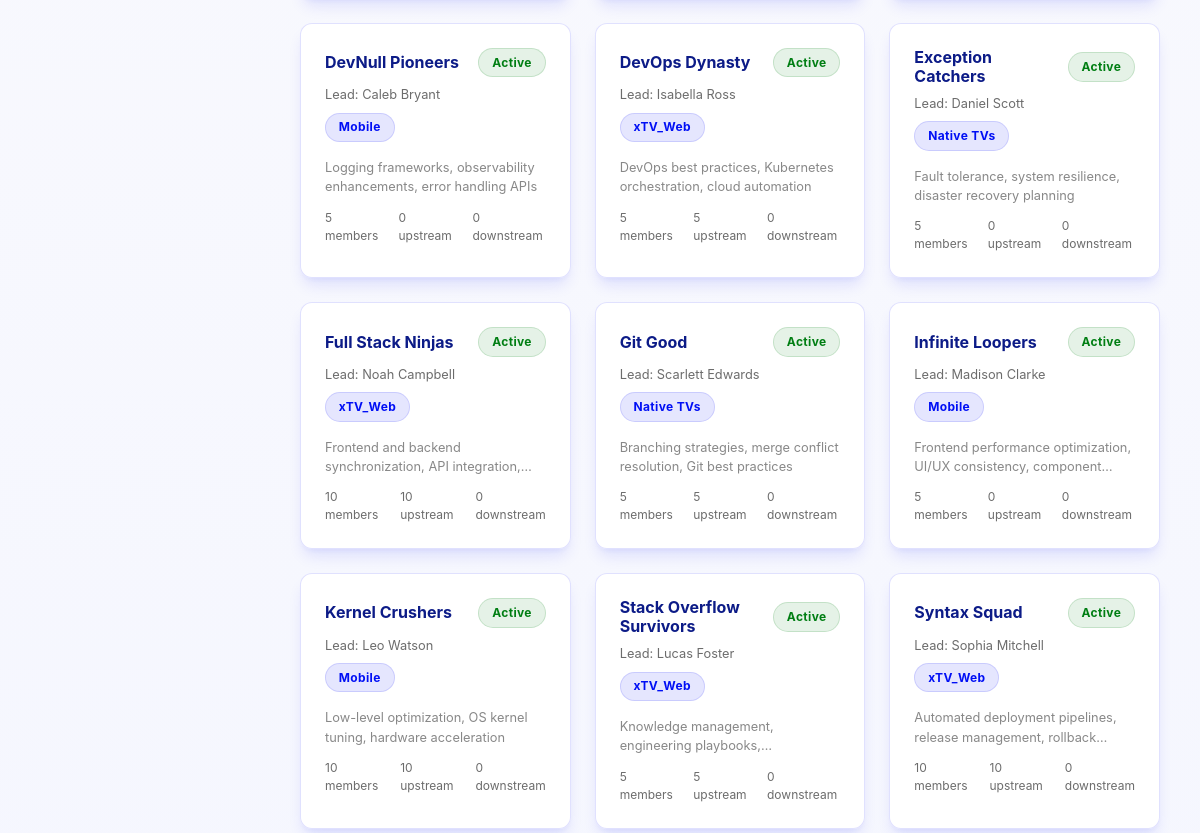
Before: /teams/ (signed in, middle part) with the older database file.
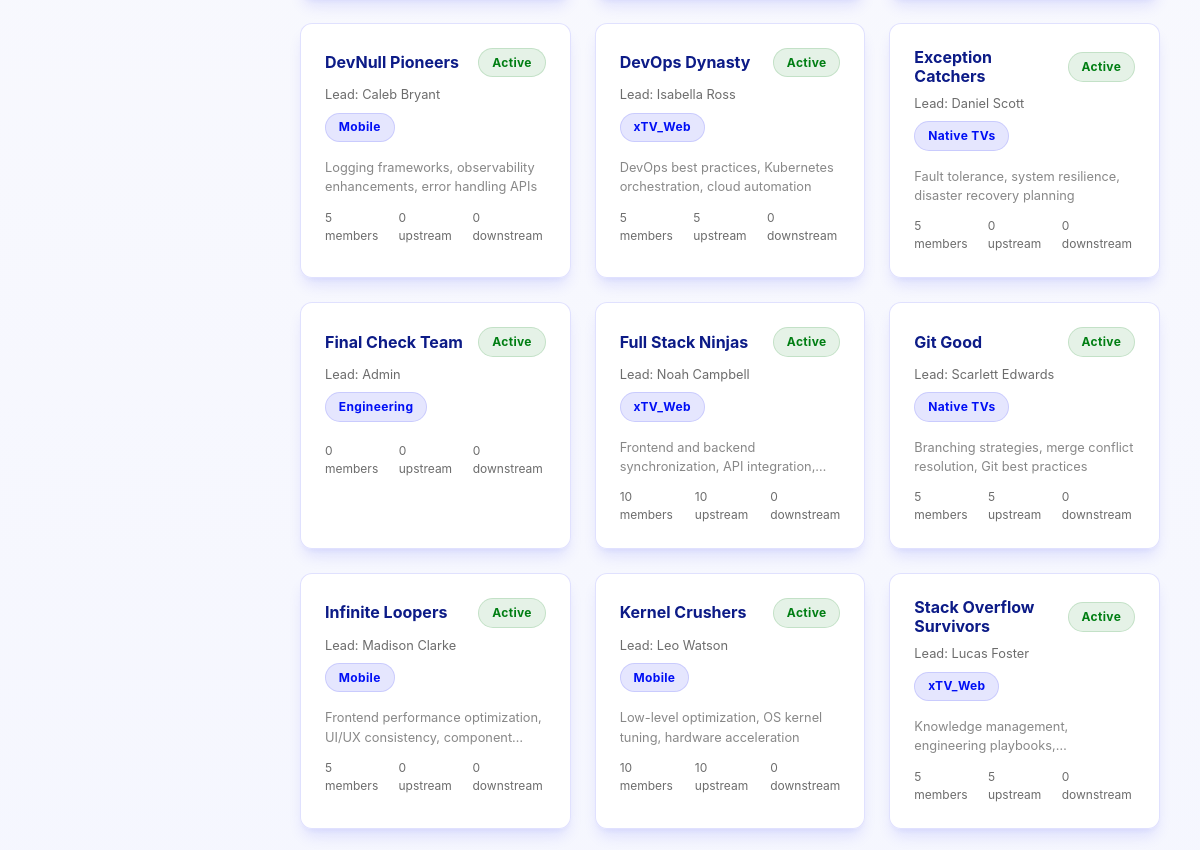
After: the same page with the newer database file.
### core/models.py (models this page shows, shortened)
class Team(models.Model):
    team_id = models.AutoField(primary_key=True)
    department = models.ForeignKey(Department, on_delete=models.CASCADE, related_name='teams')
    team_name = models.CharField(max_length=100)
    mission = models.TextField(blank=True) # Main Requirement
    lead_email = models.EmailField(blank=True) # Main Requirement
    team_leader_name = models.CharField(max_length=100, blank=True)
    work_stream = models.CharField(max_length=100)
    project_name = models.CharField(max_length=100)
    project_codebase = models.CharField(max_length=100)
    status = models.CharField(max_length=50, default='Active')
    tech_tags = models.TextField(blank=True, help_text="Comma separated tags")
    created_at = models.DateTimeField(auto_now_add=True)
    updated_at = models.DateTimeField(auto_now=True)

class Department(models.Model):
    department_id = models.AutoField(primary_key=True)
    department_name = models.CharField(max_length=100)
    department_lead_name = models.CharField(max_length=100)
    specialization = models.CharField(max_length=150, blank=True, null=True, help_text="e.g. Web Development, Cloud Infrastructure")
    description = models.TextField()

### teams/views.py (the view)
# urls.py: path('', views.team_list, name='team_list'),
@login_required
def team_list(request):
    try:
        search_query = request.GET.get('search', '').strip()
        dept_filter = request.GET.get('department', '')
        status_filter = request.GET.get('status', '')
        teams = Team.objects.select_related('department').annotate(
            member_count=Count('members'),
            upstream_count=Count('dependencies_to', filter=Q(dependencies_to__dependency_type='upstream')),
            downstream_count=Count('dependencies_from', filter=Q(dependencies_from__dependency_type='downstream')),
        ).order_by('team_name')
        if search_query:
            teams = teams.filter(
                Q(team_name__icontains=search_query) |
                Q(team_leader_name__icontains=search_query) |
                Q(department__department_name__icontains=search_query)
            )
        if dept_filter:
            teams = teams.filter(department__department_name=dept_filter)
        if status_filter:
            teams = teams.filter(status=status_filter)
        departments = Department.objects.all().order_by('department_name')
        view_mode = request.GET.get('view', 'grid')
        if view_mode not in ('grid', 'list'):
            view_mode = 'grid'
        context = {
            'teams': teams,
            'departments': departments,
            'search_query': search_query,
            'dept_filter': dept_filter,
            'status_filter': status_filter,
            'total_count': teams.count(),
            'view_mode': view_mode,
        }
        return render(request, 'teams/team_list.html', context)
    except Exception as error:
        return render(request, 'teams/team_list.html', {
            'teams': [],
            'departments': [],
            'error': str(error),
        })

### templates/teams/team_list.html (shortened to what this page needs)
{% extends 'base.html' %}
{% block content %}
{% if teams %}
{% if view_mode == 'list' %}
<div class="card animate-slide-up" style="animation-delay: 0.2s; padding: 0; overflow: hidden;">
    <table style="width: 100%; border-collapse: collapse; font-size: 0.875rem;">
        <thead>
            <tr style="background: var(--surface-strong); border-bottom: 2px solid var(--border);">
                <th style="text-align: left; padding: 0.85rem 1.25rem; font-weight: 600; color: var(--sky-header-blue);">Team</th>
                <th style="text-align: left; padding: 0.85rem 1rem; font-weight: 600; color: var(--sky-header-blue);">Department</th>
                <th style="text-align: left; padding: 0.85rem 1rem; font-weight: 600; color: var(--sky-header-blue);">Lead</th>
                <th style="text-align: left; padding: 0.85rem 1rem; font-weight: 600; color: var(--sky-header-blue);">Status</th>
                <th style="text-align: center; padding: 0.85rem 1rem; font-weight: 600; color: var(--sky-header-blue);">Members</th>
                <th style="text-align: center; padding: 0.85rem 1rem; font-weight: 600; color: var(--sky-header-blue);">Upstream</th>
                <th style="text-align: center; padding: 0.85rem 1rem; font-weight: 600; color: var(--sky-header-blue);">Downstream</th>
            </tr>
        </thead>
        <tbody>
            {% for team in teams %}
            <tr data-href="{% url 'teams:team_detail' team.team_id %}" onclick="window.location=this.dataset.href"
                style="border-bottom: 1px solid var(--border); cursor: pointer; transition: background 0.15s;"
                onmouseover="this.style.background='var(--surface-strong)'" onmouseout="this.style.background=''">
                <td style="padding: 0.85rem 1.25rem;">
                    <a href="{% url 'teams:team_detail' team.team_id %}" style="text-decoration: none; font-weight: 600; color: var(--sky-header-blue);">
                        {{ team.team_name }}
                    </a>
                    {% if team.mission %}
                    <p style="font-size: 0.75rem; color: var(--muted-foreground); margin: 0.2rem 0 0; overflow: hidden; text-overflow: ellipsis; white-space: nowrap; max-width: 260px;">
                        {{ team.mission|truncatewords:10 }}
                    </p>
                    {% endif %}
                </td>
                <td style="padding: 0.85rem 1rem;">
                    <span class="chip chip-department">{{ team.department.department_name }}</span>
                </td>
                <td style="padding: 0.85rem 1rem; color: var(--sky-text);">
                    {{ team.team_leader_name|default:"—" }}
                </td>
                <td style="padding: 0.85rem 1rem;">
                    <span class="chip {% if team.status == 'Active' %}chip-active{% elif team.status == 'Restructuring' %}chip-restructuring{% else %}chip-disbanded{% endif %}">
                        {{ team.status }}
                    </span>
                </td>
                <td style="padding: 0.85rem 1rem; text-align: center; color: var(--muted-foreground);">{{ team.member_count }}</td>
                <td style="padding: 0.85rem 1rem; text-align: center; color: var(--muted-foreground);">{{ team.upstream_count }}</td>
                <td style="padding: 0.85rem 1rem; text-align: center; color: var(--muted-foreground);">{{ team.downstream_count }}</td>
            </tr>
            {% endfor %}
        </tbody>
    </table>
</div>
{% else %}
<div class="grid-3 animate-slide-up" style="animation-delay: 0.2s;">
    {% for team in teams %}
    <a href="{% url 'teams:team_detail' team.team_id %}" class="card" style="text-decoration: none; color: inherit; cursor: pointer;">
        <div class="flex-between mb-1">
            <h4 style="font-size: 1rem; color: var(--sky-header-blue); padding-right: 0.5rem;">{{ team.team_name }}</h4>
            <span class="chip {% if team.status == 'Active' %}chip-active{% elif team.status == 'Restructuring' %}chip-restructuring{% else %}chip-disbanded{% endif %}">
                {{ team.status }}
            </span>
        </div>
        <p style="font-size: 0.8rem; color: var(--muted-foreground); margin-bottom: 0.5rem;">
            Lead: {{ team.team_leader_name|default:"Not assigned" }}
        </p>
        <span class="chip chip-department" style="margin-bottom: 0.5rem;">{{ team.department.department_name }}</span>
        {% if team.mission %}
        <p style="font-size: 0.8rem; color: #888; margin-top: 0.5rem; display: -webkit-box; -webkit-line-clamp: 2; -webkit-box-orient: vertical; overflow: hidden;">
            {{ team.mission|truncatewords:18 }}
        </p>
        {% endif %}
        <div class="flex gap-2" style="margin-top: 0.75rem; font-size: 0.75rem; color: var(--muted-foreground);">
            <span>{{ team.member_count }} member{{ team.member_count|pluralize }}</span>
            <span>{{ team.upstream_count }} upstream</span>
            <span>{{ team.downstream_count }} downstream</span>
        </div>
    </a>
    {% endfor %}
</div>
{% endif %}
{% endif %}
{% endblock %}

### templates/base.html (shortened to what this page needs)
{% load static %}
<!DOCTYPE html>
<html lang="en">
<head>
    <link rel="stylesheet" href="{% static 'css/sky-layout.css' %}">
    <link rel="stylesheet" href="{% static 'css/style.css' %}">
    <link href='https://unpkg.com/boxicons@2.1.4/css/boxicons.min.css' rel='stylesheet'>
</head>
<body>
    <div class="app-container">
        <div class="main-wrapper">
            <main class="content-area animate-slide-up">
                {% block content %}{% endblock %}
            </main>
        </div>
    </div>
</body>
</html>

### templates/partials/_sidebar.html (shortened to what this page needs)
{% load static %}

### assets/css/sky-layout.css (style rules this page uses)
:root { --font-size: 16px; --sky-primary: #000ff5; --sky-primary-dark: #000cc4; --sky-focus: #007ecc; --sky-surface: #fafafd; --sky-surface-strong: #f3f5ff; --sky-tint-5: rgba(0, 15, 245, 0.05); --sky-tint-10: rgba(0, 15, 245, 0.1); --sky-tint-14: rgba(0, 15, 245, 0.14); --sky-header-blue: #0c1b87; --sky-text: #333333; --sky-positive: #007e13; --sky-negative: #dd1717; --sky-attention: #f15a22; --sky-spectrum-1: #e4563e; --sky-spectrum-2: #e70296; --sky-spectrum-3: #dc01b1; --sky-spectrum-4: #be01c4; --sky-spectrum-5: #9f11e7; --sky-spectrum-6: #3d5fdf; --sky-spectrum: linear-gradient( 90deg, var(--sky-spectrum-1) 0%, var(--sky-spectrum-2) 20%, var(--sky-spectrum-3) 40%, var(--sky-spectrum-4) 60%, var(--sky-spectrum-5) 80%, var(--sky-spectrum-6) 100% ); --sky-spectrum-diagonal: linear-gradient( 135deg, var(--sky-spectrum-1) 0%, var(--sky-spectrum-2) 20%, var(--sky-spectrum-3) 40%, var(--sky-spectrum-4) 60%, var(--sky-spectrum-5) 80%, var(--sky-spectrum-6) 100% ); --primary: var(--sky-primary); --primary-foreground: #ffffff; --background: var(--sky-surface); --foreground: var(--sky-text); --card: rgba(255, 255, 255, 0.92); --card-foreground: var(--sky-text); --popover: #ffffff; --popover-foreground: var(--sky-text); --muted: var(--sky-surface-strong); --muted-foreground: rgba(51, 51, 51, 0.72); --accent: var(--sky-tint-10); --accent-foreground: var(--sky-text); --destructive: var(--sky-negative); --destructive-foreground: #ffffff; --border: rgba(0, 15, 245, 0.12); --input-background: rgba(255, 255, 255, 0.96); --ring: rgba(0, 126, 204, 0.35); --radius: 0.75rem; --sidebar-width: 260px; --header-height: 70px; --shadow-sm: 0 4px 6px -1px rgba(0, 0, 0, 0.1), 0 2px 4px -1px rgba(0, 0, 0, 0.06); --shadow-md: 0 10px 15px -3px rgba(0, 15, 245, 0.1), 0 4px 6px -2px rgba(0, 15, 245, 0.05); --shadow-lg: 0 20px 25px -5px rgba(12, 27, 135, 0.15), 0 10px 10px -5px rgba(12, 27, 135, 0.1); }
* { margin: 0; padding: 0; box-sizing: border-box; }
html body { font-family: 'Inter', system-ui, -apple-system, sans-serif; color: var(--sky-text); min-height: 100vh; line-height: 1.5; background: radial-gradient(1200px 600px at 20% -10%, rgba(0, 15, 245, 0.18) 0%, rgba(0, 15, 245, 0) 55%), radial-gradient(900px 520px at 90% 0%, rgba(0, 126, 204, 0.14) 0%, rgba(0, 126, 204, 0) 60%), radial-gradient(900px 520px at 40% 110%, rgba(220, 1, 177, 0.1) 0%, rgba(220, 1, 177, 0) 55%), linear-gradient(180deg, #fafafd 0%, #f3f5ff 60%, #fafafd 100%); background-attachment: fixed; background-size: cover; background-repeat: no-repeat; }
html body h1, html body h2, html body h3, html body h4 { color: var(--sky-header-blue); font-weight: 700; line-height: 1.2; }
html body a { color: var(--sky-primary); text-decoration: none; transition: color 0.2s ease; }
html body .app-container { display: flex !important; min-height: 100vh; }
html body .main-wrapper { flex: 1; margin-left: var(--sidebar-width); display: flex; flex-direction: column; }
html body .content-area { padding: 2.5rem; max-width: 1400px; width: 100%; margin: 0 auto; }

### assets/css/style.css (style rules this page uses)
.card { background: var(--card); border: 1px solid var(--border); box-shadow: var(--shadow-md); border-radius: var(--radius); padding: 1.5rem; transition: transform 0.3s ease, box-shadow 0.3s ease; position: relative; overflow: hidden; }
.animate-slide-up { animation: fadeInSlideUp 0.5s cubic-bezier(0.16, 1, 0.3, 1) forwards; }
.animate-slide-up { opacity: 0; transform: translateY(20px); animation: fadeInSlideUp 0.6s cubic-bezier(0.16, 1, 0.3, 1) forwards; }
.mb-1 { margin-bottom: 0.5rem; }
.chip { display: inline-flex; align-items: center; gap: 0.35rem; padding: 0.3rem 0.8rem; border-radius: 99px; font-size: 0.75rem; font-weight: 700; letter-spacing: 0.03em; white-space: nowrap; transition: all 0.2s ease; border: 1px solid transparent; }
.chip-active { background: rgba(0, 126, 19, 0.1); color: var(--sky-positive); border-color: rgba(0, 126, 19, 0.15); }
.chip-department { background: var(--sky-tint-10); color: var(--sky-primary); border-color: var(--border); }
.grid-3 { display: grid; grid-template-columns: repeat(3, 1fr); gap: 1.5rem; }
.flex { display: flex; }
.flex-between { display: flex; justify-content: space-between; align-items: center; }
.gap-2 { gap: 1rem; }
.main-wrapper { margin-left: 260px; transition: margin-left 0.3s ease; }

Changed rows visible on the page:
no longer on this page (row unchanged): Team: team_name "Syntax Squad", status "Active", team_leader_name "Sophia Mitchell", department.department_name "xTV_Web", mission "Automated deployment pipelines, release management,…", member_count "10", upstream_count "10", downstream_count "0"
added Team: team_name "Final Check Team", status "Active", team_leader_name "Admin", department.department_name "Engineering", member_count "0", upstream_count "0", downstream_count "0"
